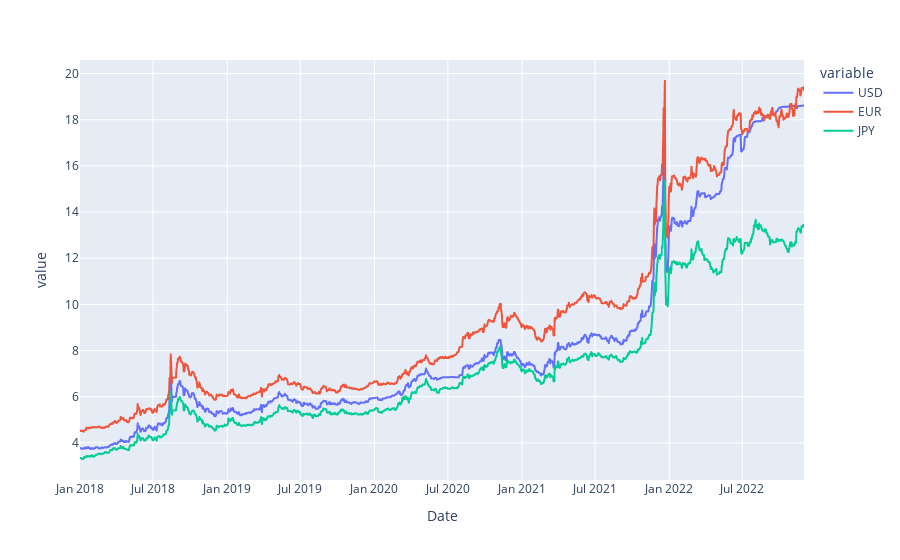

Notebook source saved alongside this figure:
### Code cell
fxplotter.plot_data(['USD', 'EUR', 'JPY'],startdate="01-01-2018", enddate="01-12-2022")

### Figure 1 — Plotly figure (JSON) as saved in the notebook; plotly's stock layout.template omitted (floating-point values rounded to 4 significant figures; data arrays with more than 128 entries replaced by an {"elided": "..."} marker saying what was removed)
{"data": [{"hovertemplate": "variable=USD<br>Date=%{x}<br>value=%{y}<extra></extra>", "legendgroup": "USD", "line": {"color": "#636efa", "dash": "solid"}, "marker": {"symbol": "circle"}, "mode": "lines", "name": "USD", "showlegend": true, "type": "scattergl", "x": {"elided": "1796 str values"}, "xaxis": "x", "y": {"elided": "1796 float values"}, "yaxis": "y"}, {"hovertemplate": "variable=EUR<br>Date=%{x}<br>value=%{y}<extra></extra>", "legendgroup": "EUR", "line": {"color": "#EF553B", "dash": "solid"}, "marker": {"symbol": "circle"}, "mode": "lines", "name": "EUR", "showlegend": true, "type": "scattergl", "x": {"elided": "1796 str values"}, "xaxis": "x", "y": {"elided": "1796 float values"}, "yaxis": "y"}, {"hovertemplate": "variable=JPY<br>Date=%{x}<br>value=%{y}<extra></extra>", "legendgroup": "JPY", "line": {"color": "#00cc96", "dash": "solid"}, "marker": {"symbol": "circle"}, "mode": "lines", "name": "JPY", "showlegend": true, "type": "scattergl", "x": {"elided": "1796 str values"}, "xaxis": "x", "y": {"elided": "1796 float values"}, "yaxis": "y"}], "layout": {"legend": {"title": {"text": "variable"}, "tracegroupgap": 0}, "margin": {"t": 60}, "xaxis": {"anchor": "y", "domain": [0, 1], "title": {"text": "Date"}}, "yaxis": {"anchor": "x", "domain": [0, 1], "title": {"text": "value"}}}}
